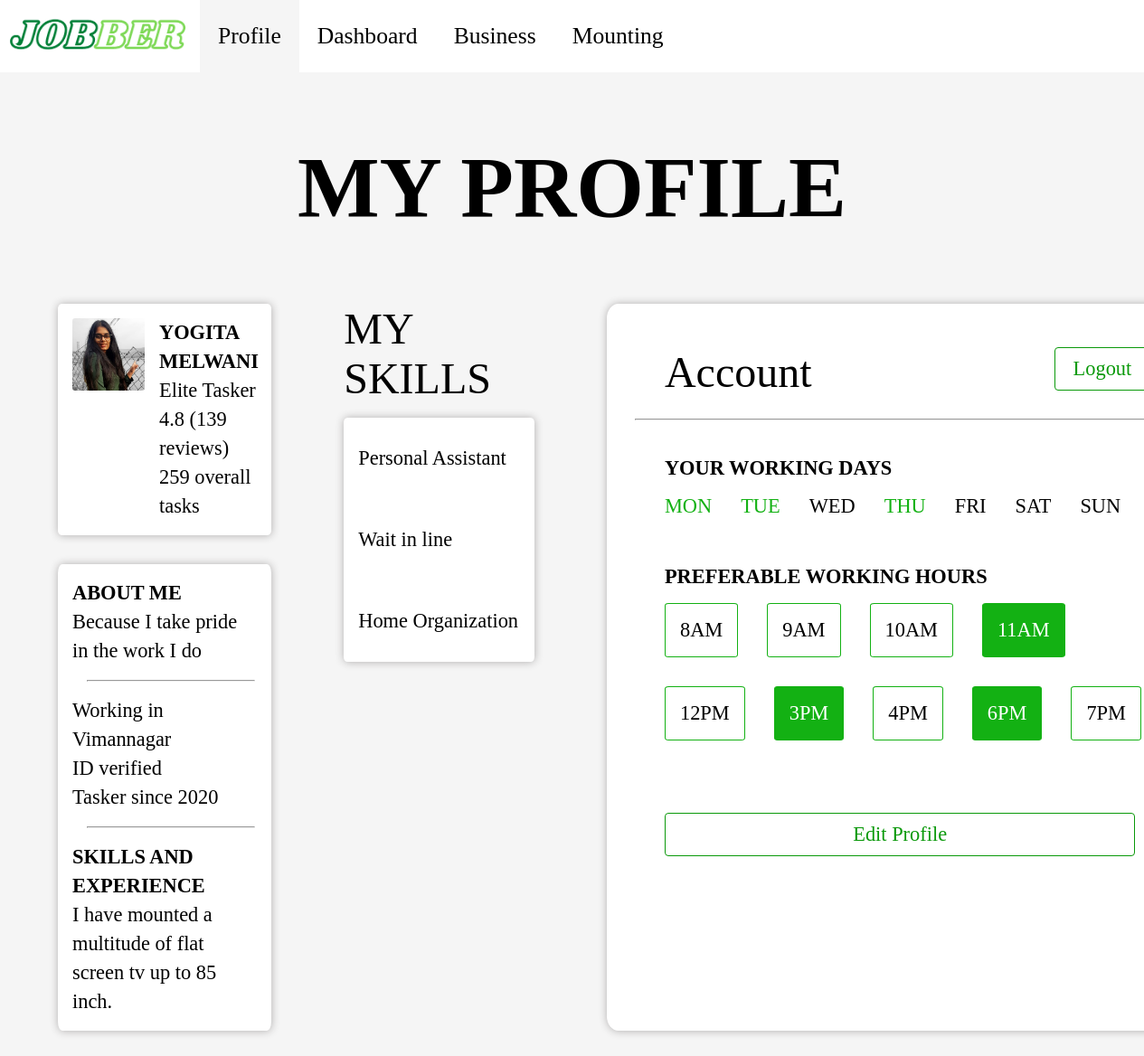
The app's page /tasker/profile.php (signed in) with its own data.
### tables this page shows
CREATE TABLE `tasker` (
  `id` int(5) NOT NULL AUTO_INCREMENT,
  `fname` varchar(30) NOT NULL,
  `lname` varchar(30) NOT NULL,
  `ph_code` varchar(20) NOT NULL,
  `phone` varchar(15) NOT NULL,
  `email` varchar(50) NOT NULL,
  `city` varchar(40) NOT NULL,
  `pincode` varchar(10) NOT NULL,
  `password` varchar(225) NOT NULL,
  `image` varchar(50) NOT NULL,
  `date` datetime NOT NULL,
  `about` varchar(500) NOT NULL,
  `experience` varchar(1000) NOT NULL,
  `skills` varchar(50) NOT NULL,
  `w_days` varchar(50) NOT NULL,
  `w_hours` varchar(50) NOT NULL,
  PRIMARY KEY (`id`)
);

### tasker/profile.php (the view, shortened to what this page needs)
<?php
    require('..\connection.php');
    $email=$_SESSION['email'];
    $chk=mysqli_query($con,"select * from tasker where email='$email';");
    $row=mysqli_fetch_array($chk);
?>
<!DOCTYPE html>
<html>
    <head><title>Jobber-Profile</title>
        <link rel="stylesheet" href="style.css">
        <link rel="stylesheet" href="profile.css">
    </head>
    <body>
        <div class="topnav">
        <a class="image" href="../home.php" ><img src="..\images\logo.png" height=50px></a>
            <a  class="active" href="profile.php">Profile</a>
            <a  href="dashboard.php">Dashboard</a>
            <a href="business.php">Business</a>
            <a  href="mounting.php">Mounting</a>
        </div>
        <div class="head">MY PROFILE</div>
        <div class="row">
        <div class="col">
        <div class="intro">
            <div>
            <img src="../images\<?php echo $row['image']?>" height="80" width="80" style="border-radius:4%;"></div>
            <div class="body"><span class="bold"><?php echo $row['fname']. " ".$row['lname']; ?></span>
            <span>Elite Tasker</span>
            <span>4.8 (139 reviews)</span>
            <span>259 overall tasks</span></div>
        </div>
        <div class="about">
            <span class="bold">About me</span>
            <span><?php echo $row['about']?></span>
            <hr width="90%" style="margin:1rem">
            <span>Working in Vimannagar</span>
            <span>ID verified</span>
            <span>Tasker since 2020</span>
            <hr width="90%" style="margin:1rem">
            <span class="bold">Skills and Experience</span>
            <span><?php echo $row['experience']?></span>
        </div></div>
        <div class="col">
            <span class="headin"> MY SKILLS </span>
        <div class="skills">
            <?php $skills=explode(",", $row['skills']);
                foreach($skills as $key){
                      echo "<span>".$key."</span>";
                }
            ?>
        </div>
        </div>
        <div class="col2">
            <div class="chead">
                    <div class="headin">Account</div>
                    <div> <a class=" btn button1" href="../home.php">Logout</a> </div>
            </div>
            <hr width="90%">
            <div class="days">
            <?php
            $a=array("MON","TUE","WED","THU","FRI","SAT","SUN");
            $b=explode(",",$row['w_days']);
            ?>
                <div class="bold">Your Working days</div>
                <div class="drow">
               <?php foreach($a as $day){
            if(in_array($day,$b))
            {
                echo "<span class='active'>".$day."</span>";
            }
            else
            {
                echo "<span >".$day."</span>";
            }
             } ?>
                </div><br><br>
                <?php
            $h1=array("8AM","9AM","10AM","11AM");
            $h2=array("12PM","3PM","4PM","6PM","7PM");
            $x=explode(",",$row['w_hours']);
            ?>
                <div class="bold">Preferable working hours</div>
                <div class="dcol">
                    <div class="drow">
                    <?php foreach($h1 as $hour){
            if(in_array($hour,$x))
            {
                echo "<span class='active'>".$hour."</span>";
            }
            else
            {
                echo "<span >".$hour."</span>";
            }
             } ?>
                        </div>
                    <div class="drow">
                    <?php foreach($h2 as $hour){
            if(in_array($hour,$x))
            {
                echo "<span class='active'>".$hour."</span>";
            }
            else
            {
                echo "<span >".$hour."</span>";
            }
             } ?>
                    </div>
                </div>
            </div>
            <div> <a class=" btn button2" href="edit.php">Edit Profile</a> </div>
        </div>
    </body>
</html>

### tasker/style.css (style rules this page uses)
* { font-family: 'Times New Roman'; }
body { background-color: whitesmoke; margin:0; }
.topnav { background-color: white; overflow: hidden; }
.topnav a { float: left; color: black; text-align:center; padding: 25px 20px; text-decoration: none; font-size: 1.6rem; height: 30px; }
.topnav a.active { background-color: whitesmoke; color:black; }
.topnav a.image { margin-top:12px; margin-left: 5px; margin-right: 10px; padding:0; }

### tasker/profile.css (style rules this page uses)
.head { font-size: 6rem; font-weight: 800; line-height: 8rem; margin:4rem auto; text-align: center; }
.row { display:flex; flex-direction: row; align-items: left; justify-content: left; }
.col { display:flex; flex-direction: column; align-items: left; justify-content: left; width:25%; }
.headin { font-size: 3rem; margin:0 4rem 1rem; }
.intro, .about, .skills { display:flex; flex-direction: column; align-items:left; justify-content: left; box-shadow:0.2px 0.2px 10px rgb(175, 173, 173); border-radius: 2%; margin:0 1rem 2rem 4rem; background-color: white; }
.intro { display: flex; justify-content: left; flex-direction: row; align-items: left; padding:1rem; }
.intro > .body { display: flex; justify-content: left; flex-direction: column; align-items: left; padding-left: 1rem; }
.bold { font-size: 1.4rem; font-weight: 600; text-transform: uppercase; }
span { font-size: 1.4rem; font-weight: 400; }
.about { padding:1rem; }
.about span, .intro span { line-height: 2rem; }
.skills span { display:block; padding:2rem 1rem; }
.col2 { display: flex; justify-content: left; align-items: left; flex-direction: column; width: 50%; margin:0 1rem 2rem 4rem; box-shadow:0.2px 0.2px 10px rgb(175, 173, 173); border-radius: 2%; margin:0 1rem 2rem 4rem; background-color: white; }
.chead { display: flex; justify-content: space-between; width:100%; height:fit-content; margin-top: 3rem; }
.btn { display: block; text-align: center; border:none; padding: .375rem 1.2rem; line-height: 1.5; border-radius: .25rem; margin: 0 2rem 1rem 1rem; transition-duration: 0.4s; }
.button1 { text-decoration: none; color:rgb(10, 153, 10); background-color: white; font-size: 1.4rem; font-weight: 400; border: 1px solid rgb(10, 153, 10); }
.days { margin: 2rem 3rem; }
.days > .bold { margin-left: 1rem; }
.drow { display:flex; flex-direction: row; align-items: left; justify-content: left; }
.drow span { display: block; padding: 1rem; }
.drow > .active { color: rgb(19, 177, 19); font-weight: 500; }
.dcol { display: flex; flex-direction: column; align-items: left; justify-content: left; }
.dcol > .drow span { display: block; padding: 1rem; border: 1px solid rgb(19, 177, 19) ; border-radius: 5%; margin: 1rem; }
.dcol > .drow > .active { background-color: rgb(19, 177, 19); font-weight: 500; color: white; }
.button2 { text-decoration: none; color:rgb(10, 153, 10); background-color: white; font-size: 1.4rem; font-weight: 400; border: 1px solid rgb(10, 153, 10); margin:2rem 3rem 3rem 4rem; }

### records on screen
tasker: image (picture), fname "YOGITA", lname "MELWANI", about "Because I take pride in the work I do", experience "I have mounted a multitude of flat screen tv up to 85 inch.", skills "Personal Assistant", skills "Wait in line", skills "Home Organization"

### other values on screen
$day "MON"
$day "TUE"
$day "WED"
$day "THU"
$day "FRI"
$day "SAT"
$day "SUN"
$hour "8AM"
$hour "9AM"
$hour "10AM"
$hour "11AM"
$hour "12PM"
$hour "3PM"
$hour "4PM"
$hour "6PM"
